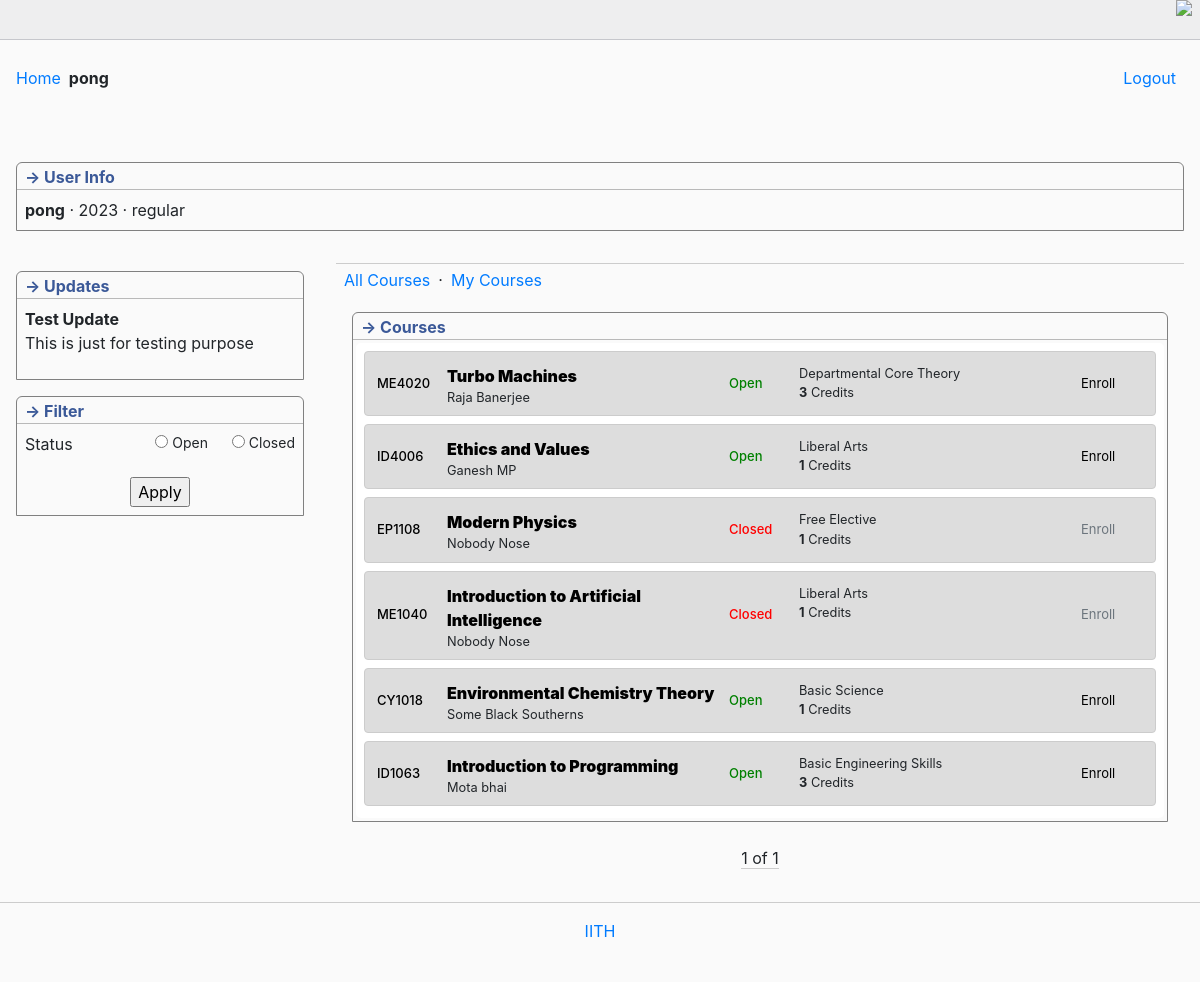
The app's page / (signed in) with its own data.
### sle/models.py (models this page shows, shortened)
class User(AbstractUser):
    batch = models.IntegerField(default=2020)
    admission_type_choices = {
        'regular': 'regular',
        'non-regular': 'distance'
    }
    admission_type = models.CharField(max_length=20, default='regular', choices=admission_type_choices)

class Update(models.Model):
    topic = models.CharField(max_length=100)
    news = models.CharField(max_length=500)

class Course(models.Model):
    course_code = models.CharField(max_length=64)
    title = models.CharField(max_length=200)
    tutor = models.CharField(max_length=200, blank=True)
    status = models.BooleanField(default=True)
    credit = models.IntegerField(default=1)
    elective_type_choices = {
        'Liberal Arts': 'LA',
        'Departmental Core Theory': 'DCT',
        'Departmental Core Lab': 'DCL',
        'Free Elective': 'FE',
        'Basic Science': 'BS',
        'Basic Engineering Skills': 'BES',
        'Additional': 'Additional',
        'Departmental Elective': 'DE',
    }
    elective_type = models.CharField(max_length=60, default='LA', choices=elective_type_choices)
    registered_students = models.ManyToManyField(User, blank=True, related_name='ongoing')
    finished_course = models.ManyToManyField(User, blank=True)

### sle/views.py (the view)
# urls.py: path('', views.index, name='index'),
def index(req):
    courses = Course.objects.all()
    paginator = Paginator(courses, 20)
    page_number = req.GET.get("page")
    page_obj = paginator.get_page(page_number)
    updates = Update.objects.last()
    return render(req, 'sle/index.html', {
        'courses': page_obj,
        'news': updates
    })

### sle/templates/sle/index.html (shortened to what this page needs)
{% extends 'sle/layout.html' %}
{% block body %}
<div class="flexit">
    <div id="sidebar">
        <div class="boxit borderTopRound">
            <div class="caption titled">&rightarrow; Updates</div>
            <div style="padding: 0.5rem;">
                {% if news %}
                    <strong>{{news.topic}}</strong>
                    <p>{{news.news}}</p>
                {% else %}
                    No new updates available
                {% endif %}
            </div>
        </div>
        <div class="boxit borderTopRound">
            <div class="caption titled">&rightarrow; Filter</div>
            <div style="padding: 0.5rem;">
                <form action="{% url 'filterpage' %}" method="post">
                    <div class="_FilterByTagsFrame_difficulty">
                        Status
                        <div class="_FilterByTagsFrame_difficulty_smaller">
                            <div class="mr-4">
                                <input type="radio" name="status" id="open" value="True">
                                <label for="open">Open</label>
                            </div>
                            <div>
                                <input type="radio" name="status" id="closed" value="False">
                                <label for="closed">Closed</label>
                            </div>
                        </div>
                    </div>
                    <div class="_FilterByTagsFrame_button">
                        <input type="submit" value="Apply">
                    </div>
                </form>
            </div>
        </div>
    </div>
    <div class="pagecontent">
        <div class="second-level-menu">
            <li><a href="{% url 'index' %}">All Courses</a></li>
            <li>&CenterDot;</li>
            <li><a href="{% url 'mycourses' %}">My Courses</a></li>
        </div>
        <div class="boxit borderTopRound">
            <div class="caption titled">
                &rightarrow; Courses
            </div>
            <div class="dkwod">
                {% for course in courses %}
                <div class="courses">
                    <div class="med">
                        <a href="#">{{ course.course_code }}</a>
                    </div>
                    <div class="column-flex">
                        <a style="font-weight: 900;" href="#">{{ course.title }}</a>
                        <small>{{ course.tutor }}</small>
                    </div>
                    <div class="med">
                        {% if course.status %}
                        <div style="color: green;">
                            Open
                        </div>
                        {% else %}
                        <div style="color: red;">
                            Closed
                        </div>
                        {% endif %}
                    </div>
                    <div class="column-flex">
                        <small>
                            {{ course.elective_type }}
                        </small>
                        <small><strong>{{ course.credit }}</strong> Credits</small>
                    </div>
                    {% if user.is_authenticated %}
                    <div class="med">
                        {% if course.status %}
                            <a class="btn-link" href="{% url 'enroll' course_id=course.id %}">Enroll</a>
                        {% else %}
                            <a class="btn-link disabled" href="#">Enroll</a>
                        {% endif %}
                    </div>
                    {% endif %}
                </div>
                {% empty %}
                <div class="courses">
                    Nothing here
                </div>
                {% endfor %}
            </div>
        </div>
        <div class="pagination">
            <span class="step-links">
                <span class="current">
                    {{ courses.number }} of {{ courses.paginator.num_pages }}
                </span>
            </span>
        </div>
    </div>
</div>
{% endblock %}

### sle/templates/sle/layout.html (shortened to what this page needs)
{% load static %}
<!DOCTYPE html>
<html lang="en">
<head>
    <link rel="stylesheet" href="https://stackpath.bootstrapcdn.com/bootstrap/4.4.1/css/bootstrap.min.css">
    <link rel="stylesheet" href="{% static 'sle/style.css' %}">
</head>
<body>
    <div class="mobile-toolbar">
        <div class="mobile-toolbar-internals">
            <img src="//codeforces.org/s/58961/images/icons/icons-ellipsis-v.png" class="mobile-toolbar-sidebar" onclick="hide()">
        </div>
    </div>
    <div id="body">
        <div id="header">
            <div style="float: left;"><a href="{% url 'index' %}">Home</a></div>
            {% if user.is_authenticated %}
            <strong>{{user.username}}</strong>
            <div class="sign-in-links">
                <a href="{% url 'logout' %}">Logout</a>
            </div>
            {% endif %}
        </div>
        {% if user.is_authenticated %}
        <div class="boxit borderTopRound">
            <div class="caption titled">&rightarrow; User Info</div>
            <div style="padding: 0.5rem;">
                <strong>{{user.username}}</strong> &centerdot; {{ user.batch }} &centerdot; {{ user.admission_type }}
            </div>
        </div>
        {% endif %}
        {% block body %}
        {% endblock %}
        <div id="footer">
            <div><a href="#">IITH</a></div>
        </div>
    </div>
</body>
</html>

### sle/static/sle/style.css (style rules this page uses)
* { box-sizing: border-box; }
body { background-color: #fafafa; }
#body { padding: 1rem 0; max-width: 1200px; min-width: auto; margin: 0 auto; }
#header { min-height: 5rem; margin: 0 1rem; }
#header a { margin-right: 0.5rem; }
.sign-in-links { float: right; }
html .borderTopRound { border-top-left-radius: var(--border-radius); border-top-right-radius: var(--border-radius); }
:root { --border-radius: 6px; --notice-color: #888; --border-color: rgb(185, 185, 185); --muted-color: #666; --highlighted-blue-color: #def; --highlighted-green-color: #E8F5E9; }
.boxit { border: 1px solid grey; margin: 1rem; }
#sidebar { float: right; width: 20em; padding-top: 0.5rem; }
#footer { margin-top: 1rem; padding-top: 1rem; border-top: 1px solid #ccc; text-align: center; font-size: 1em; clear: both; height: 4em; }
.pagecontent { margin: 1rem; min-height: 20rem; width: 100%; max-width: 900px; display: flex; flex-direction: column; flex: 3; }
.dkwod { background-color: white; margin: 3px; border-radius: 5px; padding: 4px; }
.dkwod a { color: black; }
.flexit { display: flex; flex-wrap: wrap; }
.courses { padding: 0.5rem; display: flex; flex-wrap: wrap; margin: 4px; margin-bottom: 8px; background-color: #dddddd; border-radius: 4px; border: 1px solid #ccc; }
.second-level-menu { display: flex; padding: 4px 8px; border-top: 1px solid #ccc; }
.column-flex { display: flex; flex-direction: column; max-width: 300px; width: 200px; min-width: 200px; flex: auto; padding-left: 4px; padding-top: 4px; }
.med { font-weight: 500; font-size: small; display: grid; width: 70px; min-width: 70px; padding-left: 4px; align-items: center; }
.boxit .titled { padding-left: 0.5rem; border-bottom: 1px solid #b9b9b9; }
.boxit .caption { color: #3b5998; font-weight: 700; margin-top: 2px; position: relative; }
.caption { font-weight: 700; color: #3b5998; }
.pagination { display: grid; align-items: center; text-align: center; margin-top: 0.5rem; }
.current { border-bottom: 1px solid #ccc; }
li { list-style: none; padding-right: 0.5rem; }
.mobile-toolbar { background-color: #eeeeef; border-bottom: 1px solid #C6C7CC; margin-bottom: 10px; margin-inline: auto; }
@media only screen and (max-device-width: 8000px) { .mobile-toolbar { display: block; height: 2.5rem; } }
.mobile-toolbar-internals { height: 100%; padding-inline: 0.5rem; }
.mobile-toolbar-sidebar { float: right; }
@media only screen and (max-device-width: 8000px) { .mobile-toolbar-sidebar { margin-left: 3px; margin-bottom: 6px; max-width: 32px; max-height: 32px; } }
._FilterByTagsFrame_difficulty { display: flex; margin-bottom: 1rem; }
._FilterByTagsFrame_difficulty_smaller { width: 100%; display: flex; justify-content: end; font-size: 14px; }
._FilterByTagsFrame_button { text-align: center; }

### records on screen
User: username "pong", batch "2023", admission_type "regular"
Update: topic "Test Update", news "This is just for testing purpose"
Course: course_code "ME4020", title "Turbo Machines", tutor "Raja Banerjee", status "Open", elective_type "Departmental Core Theory", credit "3"
Course: course_code "ID4006", title "Ethics and Values", tutor "Ganesh MP", status "Open", elective_type "Liberal Arts", credit "1"
Course: course_code "EP1108", title "Modern Physics", tutor "Nobody Nose", status "Closed", elective_type "Free Elective", credit "1"
Course: course_code "ME1040", title "Introduction to Artificial Intelligence", tutor "Nobody Nose", status "Closed", elective_type "Liberal Arts", credit "1"
Course: course_code "CY1018", title "Environmental Chemistry Theory", tutor "Some Black Southerns", status "Open", elective_type "Basic Science", credit "1"
Course: course_code "ID1063", title "Introduction to Programming", tutor "Mota bhai", status "Open", elective_type "Basic Engineering Skills", credit "3"

### other values on screen
{{ courses.number }} "1"
{{ courses.paginator.num_pages }} "1"
